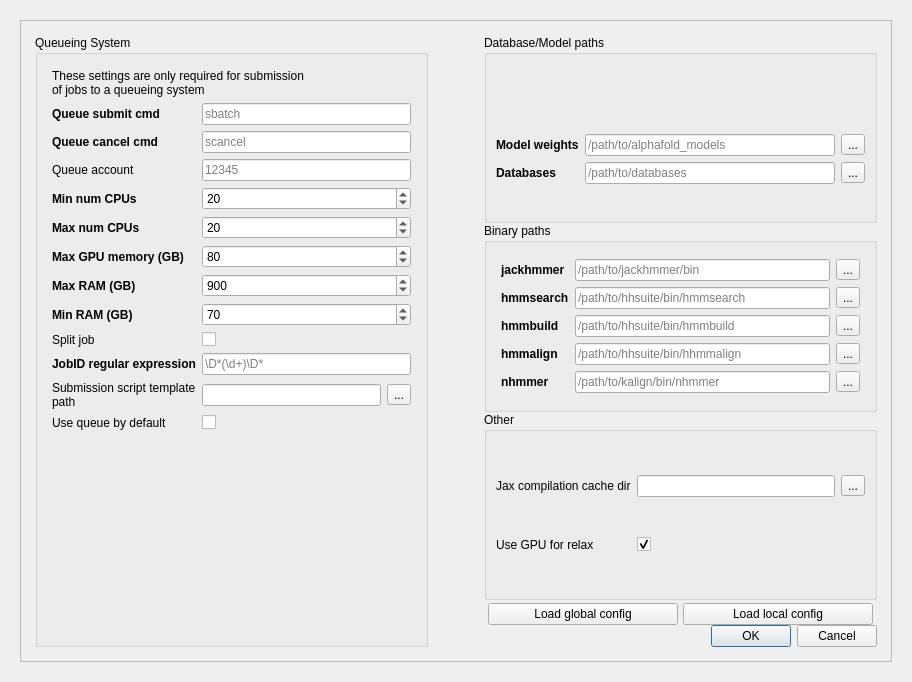
<?xml version="1.0" encoding="UTF-8"?>
<ui version="4.0">
 <class>Dialog</class>
 <widget class="QDialog" name="Dialog">
  <property name="geometry">
   <rect>
    <x>0</x>
    <y>0</y>
    <width>912</width>
    <height>682</height>
   </rect>
  </property>
  <property name="sizePolicy">
   <sizepolicy hsizetype="MinimumExpanding" vsizetype="MinimumExpanding">
    <horstretch>0</horstretch>
    <verstretch>0</verstretch>
   </sizepolicy>
  </property>
  <property name="windowTitle">
   <string>Settings</string>
  </property>
  <layout class="QVBoxLayout" name="verticalLayout_6">
   <item>
    <widget class="QWidget" name="widget" native="true">
     <layout class="QHBoxLayout" name="horizontalLayout_7">
      <item>
       <widget class="QScrollArea" name="scrollArea">
        <property name="widgetResizable">
         <bool>true</bool>
        </property>
        <widget class="QWidget" name="scrollAreaWidgetContents">
         <property name="geometry">
          <rect>
           <x>0</x>
           <y>0</y>
           <width>862</width>
           <height>632</height>
          </rect>
         </property>
         <layout class="QGridLayout" name="gridLayout_7">
          <item row="0" column="0">
           <layout class="QGridLayout" name="gridLayout" rowstretch="0" columnstretch="0,0,0">
            <property name="sizeConstraint">
             <enum>QLayout::SetDefaultConstraint</enum>
            </property>
            <property name="leftMargin">
             <number>0</number>
            </property>
            <property name="verticalSpacing">
             <number>5</number>
            </property>
            <item row="0" column="0">
             <layout class="QVBoxLayout" name="verticalLayout" stretch="0">
              <property name="spacing">
               <number>-1</number>
              </property>
              <property name="leftMargin">
               <number>5</number>
              </property>
              <property name="topMargin">
               <number>5</number>
              </property>
              <property name="rightMargin">
               <number>5</number>
              </property>
              <property name="bottomMargin">
               <number>5</number>
              </property>
              <item>
               <widget class="QGroupBox" name="groupBox">
                <property name="sizePolicy">
                 <sizepolicy hsizetype="Expanding" vsizetype="Expanding">
                  <horstretch>0</horstretch>
                  <verstretch>0</verstretch>
                 </sizepolicy>
                </property>
                <property name="title">
                 <string>Queueing System</string>
                </property>
                <layout class="QHBoxLayout" name="horizontalLayout_4">
                 <item>
                  <layout class="QVBoxLayout" name="verticalLayout_2" stretch="0,0,0">
                   <property name="spacing">
                    <number>-1</number>
                   </property>
                   <property name="leftMargin">
                    <number>5</number>
                   </property>
                   <property name="topMargin">
                    <number>5</number>
                   </property>
                   <property name="rightMargin">
                    <number>5</number>
                   </property>
                   <property name="bottomMargin">
                    <number>5</number>
                   </property>
                   <item>
                    <widget class="QLabel" name="label_16">
                     <property name="sizePolicy">
                      <sizepolicy hsizetype="Fixed" vsizetype="Fixed">
                       <horstretch>0</horstretch>
                       <verstretch>0</verstretch>
                      </sizepolicy>
                     </property>
                     <property name="text">
                      <string>These settings are only required for submission of jobs to a queueing system</string>
                     </property>
                     <property name="wordWrap">
                      <bool>true</bool>
                     </property>
                    </widget>
                   </item>
                   <item>
                    <layout class="QGridLayout" name="gridLayout_2">
                     <item row="9" column="1">
                      <widget class="QLineEdit" name="lei_settings_queue_jobid_regex">
                       <property name="toolTip">
                        <string>Regular expression to extract Job ID from batch submission command (see Documentation). Might not work with all queueing systems.</string>
                       </property>
                       <property name="statusTip">
                        <string>Regular expression to extract Job ID from batch submission command (see Documentation). Might not work with all queueing systems.</string>
                       </property>
                       <property name="placeholderText">
                        <string>\D*(\d+)\D*</string>
                       </property>
                      </widget>
                     </item>
                     <item row="7" column="1">
                      <widget class="QSpinBox" name="sbo_settings_min_ram">
                       <property name="toolTip">
                        <string>Minimum RAM to reserve. When reserved RAM is too little some MSAs can cause out-of-memory error.</string>
                       </property>
                       <property name="statusTip">
                        <string>Minimum RAM to reserve. When reserved RAM is too little (&lt; 50 GB) some MSAs can cause out-of-memory error.</string>
                       </property>
                       <property name="maximum">
                        <number>9999</number>
                       </property>
                       <property name="value">
                        <number>70</number>
                       </property>
                      </widget>
                     </item>
                     <item row="5" column="0">
                      <widget class="QLabel" name="label_7">
                       <property name="font">
                        <font>
                         <weight>75</weight>
                         <bold>true</bold>
                        </font>
                       </property>
                       <property name="toolTip">
                        <string>Maximum GPU memory available in the cluster.</string>
                       </property>
                       <property name="statusTip">
                        <string>Maximum GPU memory available in the cluster.</string>
                       </property>
                       <property name="text">
                        <string>Max GPU memory (GB)</string>
                       </property>
                      </widget>
                     </item>
                     <item row="11" column="0">
                      <widget class="QLabel" name="label">
                       <property name="toolTip">
                        <string>Activate Queue checkbox on Input Page by default.</string>
                       </property>
                       <property name="statusTip">
                        <string>Activate Queue checkbox on Input Page by default.</string>
                       </property>
                       <property name="text">
                        <string>Use queue by default</string>
                       </property>
                      </widget>
                     </item>
                     <item row="5" column="1">
                      <widget class="QSpinBox" name="sbo_settings_max_gpu_mem">
                       <property name="toolTip">
                        <string>Maximum GPU memory available in the cluster. </string>
                       </property>
                       <property name="statusTip">
                        <string>Maximum GPU memory available in the cluster.</string>
                       </property>
                       <property name="maximum">
                        <number>9999</number>
                       </property>
                       <property name="value">
                        <number>80</number>
                       </property>
                      </widget>
                     </item>
                     <item row="6" column="1">
                      <widget class="QSpinBox" name="sbo_settings_max_ram">
                       <property name="toolTip">
                        <string>Maximum RAM available in the cluster. Only relevant for unified memory or CPU jobs.</string>
                       </property>
                       <property name="statusTip">
                        <string>Maximum RAM available in the cluster. Only relevant for unified memory or CPU jobs.</string>
                       </property>
                       <property name="maximum">
                        <number>9999</number>
                       </property>
                       <property name="value">
                        <number>900</number>
                       </property>
                      </widget>
                     </item>
                     <item row="7" column="0">
                      <widget class="QLabel" name="label_3">
                       <property name="font">
                        <font>
                         <weight>75</weight>
                         <bold>true</bold>
                        </font>
                       </property>
                       <property name="toolTip">
                        <string>Minimum RAM to reserve. Some MSA might need up to 60 GB.</string>
                       </property>
                       <property name="statusTip">
                        <string>Minimum RAM to reserve. Some MSA might need up to 60 GB.</string>
                       </property>
                       <property name="text">
                        <string>Min RAM (GB)</string>
                       </property>
                      </widget>
                     </item>
                     <item row="0" column="1">
                      <widget class="QLineEdit" name="lei_settings_queue_submit">
                       <property name="toolTip">
                        <string>Command to submit batch jobs. (SLURM: sbatch; IBM LSF: bsub &lt;; UGE/SGE: qsub). </string>
                       </property>
                       <property name="statusTip">
                        <string>Command to submit batch jobs. (SLURM: sbatch; IBM LSF: bsub &lt;; UGE/SGE: qsub). </string>
                       </property>
                       <property name="placeholderText">
                        <string>sbatch</string>
                       </property>
                      </widget>
                     </item>
                     <item row="10" column="0">
                      <widget class="QLabel" name="label_15">
                       <property name="toolTip">
                        <string>&lt;html&gt;&lt;head/&gt;&lt;body&gt;&lt;p&gt;Define a custom path for the queue submission template here or place the template into the installation directory guifold/templates/ with the filename submission_script.j2&lt;/p&gt;&lt;/body&gt;&lt;/html&gt;</string>
                       </property>
                       <property name="text">
                        <string>Submission script template path</string>
                       </property>
                       <property name="wordWrap">
                        <bool>true</bool>
                       </property>
                      </widget>
                     </item>
                     <item row="8" column="0">
                      <widget class="QLabel" name="label_31">
                       <property name="toolTip">
                        <string>Split job into CPU and GPU submissions.</string>
                       </property>
                       <property name="statusTip">
                        <string>Split job into CPU and GPU submissions.</string>
                       </property>
                       <property name="text">
                        <string>Split job</string>
                       </property>
                      </widget>
                     </item>
                     <item row="1" column="0">
                      <widget class="QLabel" name="label_5">
                       <property name="font">
                        <font>
                         <weight>75</weight>
                         <bold>true</bold>
                        </font>
                       </property>
                       <property name="text">
                        <string>Queue cancel cmd</string>
                       </property>
                      </widget>
                     </item>
                     <item row="2" column="1">
                      <widget class="QLineEdit" name="lei_settings_queue_account">
                       <property name="toolTip">
                        <string>When a cluster specific account per user is required.</string>
                       </property>
                       <property name="statusTip">
                        <string>When a cluster specific account per user is required.</string>
                       </property>
                       <property name="placeholderText">
                        <string>12345</string>
                       </property>
                      </widget>
                     </item>
                     <item row="2" column="0">
                      <widget class="QLabel" name="label_27">
                       <property name="text">
                        <string>Queue account</string>
                       </property>
                      </widget>
                     </item>
                     <item row="3" column="0">
                      <widget class="QLabel" name="label_32">
                       <property name="font">
                        <font>
                         <weight>75</weight>
                         <bold>true</bold>
                        </font>
                       </property>
                       <property name="toolTip">
                        <string>&lt;html&gt;&lt;head/&gt;&lt;body&gt;&lt;p&gt;Number of CPUs is relevant for MSA generation. Some pipelines will only use up to the defined minimum number of CPUs to avoid I/O bottlenecks. &lt;/p&gt;&lt;/body&gt;&lt;/html&gt;</string>
                       </property>
                       <property name="statusTip">
                        <string>Number of CPUs is relevant for MSA generation. </string>
                       </property>
                       <property name="text">
                        <string>Min num CPUs</string>
                       </property>
                      </widget>
                     </item>
                     <item row="0" column="0">
                      <widget class="QLabel" name="label_4">
                       <property name="font">
                        <font>
                         <weight>75</weight>
                         <bold>true</bold>
                        </font>
                       </property>
                       <property name="text">
                        <string>Queue submit cmd</string>
                       </property>
                      </widget>
                     </item>
                     <item row="4" column="0">
                      <widget class="QLabel" name="label_33">
                       <property name="font">
                        <font>
                         <weight>75</weight>
                         <bold>true</bold>
                        </font>
                       </property>
                       <property name="toolTip">
                        <string>&lt;html&gt;&lt;head/&gt;&lt;body&gt;&lt;p&gt;Number of CPUs is relevant for MSA generation. &lt;/p&gt;&lt;/body&gt;&lt;/html&gt;</string>
                       </property>
                       <property name="statusTip">
                        <string>Number of CPUs is relevant for MSA generation. </string>
                       </property>
                       <property name="text">
                        <string>Max num CPUs</string>
                       </property>
                      </widget>
                     </item>
                     <item row="4" column="1">
                      <widget class="QSpinBox" name="sbo_settings_max_cpus">
                       <property name="toolTip">
                        <string>Number of CPUs is relevant for MSA generation. </string>
                       </property>
                       <property name="statusTip">
                        <string>Number of CPUs is relevant for MSA generation. </string>
                       </property>
                       <property name="maximum">
                        <number>9999</number>
                       </property>
                       <property name="value">
                        <number>20</number>
                       </property>
                      </widget>
                     </item>
                     <item row="1" column="1">
                      <widget class="QLineEdit" name="lei_settings_queue_cancel">
                       <property name="toolTip">
                        <string>Command to cancel batch jobs. (SLURM: scancel; LSF: bkill &lt;; UGE/SGE: qdel). </string>
                       </property>
                       <property name="statusTip">
                        <string>Command to cancel batch jobs. (SLURM: scancel; LSF: bkill &lt;; UGE/SGE: qdel). </string>
                       </property>
                       <property name="placeholderText">
                        <string>scancel</string>
                       </property>
                      </widget>
                     </item>
                     <item row="11" column="1">
                      <widget class="QCheckBox" name="chk_settings_queue_default">
                       <property name="toolTip">
                        <string>Activate Queue checkbox on Input Page by default.</string>
                       </property>
                       <property name="statusTip">
                        <string>Activate Queue checkbox on Input Page by default.</string>
                       </property>
                       <property name="text">
                        <string/>
                       </property>
                      </widget>
                     </item>
                     <item row="8" column="1">
                      <widget class="QCheckBox" name="chk_settings_split_job">
                       <property name="toolTip">
                        <string>Split job into CPU and GPU submissions. Requires Job ID Regular Expression to be defined. Only tested on SLURM.</string>
                       </property>
                       <property name="statusTip">
                        <string>Split job into CPU and GPU submissions. Requires JobID Regular Expression to be defined. Only tested on SLURM.</string>
                       </property>
                       <property name="text">
                        <string/>
                       </property>
                      </widget>
                     </item>
                     <item row="6" column="0">
                      <widget class="QLabel" name="label_6">
                       <property name="font">
                        <font>
                         <weight>75</weight>
                         <bold>true</bold>
                        </font>
                       </property>
                       <property name="toolTip">
                        <string>Maximum RAM available in the cluster. Only relevant for unified memory or CPU jobs.</string>
                       </property>
                       <property name="statusTip">
                        <string>Maximum RAM available in the cluster. Only relevant for unified memory or CPU jobs.</string>
                       </property>
                       <property name="text">
                        <string>Max RAM (GB)</string>
                       </property>
                      </widget>
                     </item>
                     <item row="3" column="1">
                      <widget class="QSpinBox" name="sbo_settings_min_cpus">
                       <property name="toolTip">
                        <string>Number of CPUs is relevant for MSA generation. </string>
                       </property>
                       <property name="statusTip">
                        <string>Number of CPUs is relevant for MSA generation. </string>
                       </property>
                       <property name="maximum">
                        <number>9999</number>
                       </property>
                       <property name="value">
                        <number>20</number>
                       </property>
                      </widget>
                     </item>
                     <item row="9" column="0">
                      <widget class="QLabel" name="label_28">
                       <property name="font">
                        <font>
                         <weight>75</weight>
                         <bold>true</bold>
                        </font>
                       </property>
                       <property name="toolTip">
                        <string>Python regex to extract JobID from output of queue submit command. Example regex is for SLURM sbatch.</string>
                       </property>
                       <property name="text">
                        <string>JobID regular expression</string>
                       </property>
                      </widget>
                     </item>
                     <item row="10" column="1">
                      <layout class="QHBoxLayout" name="horizontalLayout">
                       <item>
                        <widget class="QLineEdit" name="lei_settings_submission_script_template_path">
                         <property name="toolTip">
                          <string>Regular expression to extract Job ID from batch submission command (see Documentation). Might not work with all queueing systems.</string>
                         </property>
                         <property name="statusTip">
                          <string>Regular expression to extract Job ID from batch submission command (see Documentation). Might not work with all queueing systems.</string>
                         </property>
                        </widget>
                       </item>
                       <item>
                        <widget class="QToolButton" name="btn_settings_submission_script_template_path">
                         <property name="text">
                          <string>...</string>
                         </property>
                        </widget>
                       </item>
                      </layout>
                     </item>
                    </layout>
                   </item>
                   <item>
                    <spacer name="verticalSpacer">
                     <property name="orientation">
                      <enum>Qt::Vertical</enum>
                     </property>
                     <property name="sizeHint" stdset="0">
                      <size>
                       <width>20</width>
                       <height>40</height>
                      </size>
                     </property>
                    </spacer>
                   </item>
                  </layout>
                 </item>
                </layout>
               </widget>
              </item>
             </layout>
            </item>
            <item row="0" column="1">
             <spacer name="horizontalSpacer">
              <property name="orientation">
               <enum>Qt::Horizontal</enum>
              </property>
              <property name="sizeType">
               <enum>QSizePolicy::Preferred</enum>
              </property>
              <property name="sizeHint" stdset="0">
               <size>
                <width>40</width>
                <height>20</height>
               </size>
              </property>
             </spacer>
            </item>
            <item row="0" column="2">
             <layout class="QVBoxLayout" name="verticalLayout_4" stretch="0,0,0,0,0">
              <property name="sizeConstraint">
               <enum>QLayout::SetDefaultConstraint</enum>
              </property>
              <property name="leftMargin">
               <number>5</number>
              </property>
              <property name="topMargin">
               <number>5</number>
              </property>
              <property name="rightMargin">
               <number>5</number>
              </property>
              <property name="bottomMargin">
               <number>5</number>
              </property>
              <item>
               <widget class="QGroupBox" name="groupBox_4">
                <property name="sizePolicy">
                 <sizepolicy hsizetype="Expanding" vsizetype="Expanding">
                  <horstretch>0</horstretch>
                  <verstretch>0</verstretch>
                 </sizepolicy>
                </property>
                <property name="title">
                 <string>Database/Model paths</string>
                </property>
                <layout class="QHBoxLayout" name="horizontalLayout_3">
                 <item>
                  <layout class="QVBoxLayout" name="verticalLayout_5">
                   <property name="spacing">
                    <number>-1</number>
                   </property>
                   <property name="sizeConstraint">
                    <enum>QLayout::SetMinimumSize</enum>
                   </property>
                   <property name="leftMargin">
                    <number>0</number>
                   </property>
                   <property name="topMargin">
                    <number>0</number>
                   </property>
                   <property name="rightMargin">
                    <number>0</number>
                   </property>
                   <property name="bottomMargin">
                    <number>0</number>
                   </property>
                   <item>
                    <widget class="QLabel" name="label_18">
                     <property name="sizePolicy">
                      <sizepolicy hsizetype="Fixed" vsizetype="Fixed">
                       <horstretch>0</horstretch>
                       <verstretch>0</verstretch>
                      </sizepolicy>
                     </property>
                     <property name="font">
                      <font>
                       <kerning>true</kerning>
                      </font>
                     </property>
                     <property name="text">
                      <string/>
                     </property>
                     <property name="wordWrap">
                      <bool>true</bool>
                     </property>
                    </widget>
                   </item>
                   <item>
                    <layout class="QGridLayout" name="gridLayout_5">
                     <item row="1" column="1">
                      <widget class="QLineEdit" name="lei_settings_db_dir">
                       <property name="placeholderText">
                        <string>/path/to/databases</string>
                       </property>
                      </widget>
                     </item>
                     <item row="0" column="1">
                      <widget class="QLineEdit" name="lei_settings_model_dir">
                       <property name="placeholderText">
                        <string>/path/to/alphafold_models</string>
                       </property>
                      </widget>
                     </item>
                     <item row="0" column="2">
                      <widget class="QToolButton" name="btn_settings_model_dir">
                       <property name="text">
                        <string>...</string>
                       </property>
                      </widget>
                     </item>
                     <item row="1" column="0">
                      <widget class="QLabel" name="label_8">
                       <property name="font">
                        <font>
                         <weight>75</weight>
                         <italic>false</italic>
                         <bold>true</bold>
                        </font>
                       </property>
                       <property name="text">
                        <string>Databases</string>
                       </property>
                      </widget>
                     </item>
                     <item row="1" column="2">
                      <widget class="QToolButton" name="btn_settings_db_dir">
                       <property name="text">
                        <string>...</string>
                       </property>
                      </widget>
                     </item>
                     <item row="0" column="0">
                      <widget class="QLabel" name="label_41">
                       <property name="font">
                        <font>
                         <weight>75</weight>
                         <bold>true</bold>
                        </font>
                       </property>
                       <property name="text">
                        <string>Model weights</string>
                       </property>
                      </widget>
                     </item>
                    </layout>
                   </item>
                  </layout>
                 </item>
                </layout>
               </widget>
              </item>
              <item>
               <widget class="QGroupBox" name="groupBox_3">
                <property name="sizePolicy">
                 <sizepolicy hsizetype="Expanding" vsizetype="Expanding">
                  <horstretch>0</horstretch>
                  <verstretch>0</verstretch>
                 </sizepolicy>
                </property>
                <property name="title">
                 <string>Binary paths</string>
                </property>
                <layout class="QHBoxLayout" name="horizontalLayout_5">
                 <item>
                  <layout class="QVBoxLayout" name="verticalLayout_3" stretch="0">
                   <property name="spacing">
                    <number>-1</number>
                   </property>
                   <property name="sizeConstraint">
                    <enum>QLayout::SetDefaultConstraint</enum>
                   </property>
                   <property name="leftMargin">
                    <number>5</number>
                   </property>
                   <property name="topMargin">
                    <number>5</number>
                   </property>
                   <property name="rightMargin">
                    <number>5</number>
                   </property>
                   <property name="bottomMargin">
                    <number>5</number>
                   </property>
                   <item>
                    <layout class="QGridLayout" name="gridLayout_3">
                     <property name="sizeConstraint">
                      <enum>QLayout::SetDefaultConstraint</enum>
                     </property>
                     <property name="spacing">
                      <number>-1</number>
                     </property>
                     <item row="4" column="2">
                      <widget class="QToolButton" name="btn_settings_nhmmer_binary_path">
                       <property name="text">
                        <string>...</string>
                       </property>
                      </widget>
                     </item>
                     <item row="4" column="1">
                      <widget class="QLineEdit" name="lei_settings_nhmmer_binary_path">
                       <property name="placeholderText">
                        <string>/path/to/kalign/bin/nhmmer</string>
                       </property>
                      </widget>
                     </item>
                     <item row="3" column="2">
                      <widget class="QToolButton" name="btn_settings_hmmalign_binary_path">
                       <property name="text">
                        <string>...</string>
                       </property>
                      </widget>
                     </item>
                     <item row="3" column="0">
                      <widget class="QLabel" name="label_13">
                       <property name="font">
                        <font>
                         <weight>75</weight>
                         <bold>true</bold>
                        </font>
                       </property>
                       <property name="text">
                        <string>hmmalign</string>
                       </property>
                      </widget>
                     </item>
                     <item row="3" column="1">
                      <widget class="QLineEdit" name="lei_settings_hmmalign_binary_path">
                       <property name="placeholderText">
                        <string>/path/to/hhsuite/bin/hhmmalign</string>
                       </property>
                      </widget>
                     </item>
                     <item row="0" column="1">
                      <widget class="QLineEdit" name="lei_settings_jackhmmer_binary_path">
                       <property name="placeholderText">
                        <string>/path/to/jackhmmer/bin</string>
                       </property>
                      </widget>
                     </item>
                     <item row="0" column="2">
                      <widget class="QToolButton" name="btn_settings_jackhmmer_binary_path">
                       <property name="text">
                        <string>...</string>
                       </property>
                      </widget>
                     </item>
                     <item row="4" column="0">
                      <widget class="QLabel" name="label_14">
                       <property name="font">
                        <font>
                         <weight>75</weight>
                         <bold>true</bold>
                        </font>
                       </property>
                       <property name="text">
                        <string>nhmmer</string>
                       </property>
                      </widget>
                     </item>
                     <item row="0" column="0">
                      <widget class="QLabel" name="label_9">
                       <property name="font">
                        <font>
                         <weight>75</weight>
                         <bold>true</bold>
                        </font>
                       </property>
                       <property name="text">
                        <string>jackhmmer</string>
                       </property>
                      </widget>
                     </item>
                     <item row="1" column="2">
                      <widget class="QToolButton" name="btn_settings_hmmsearch_binary_path">
                       <property name="text">
                        <string>...</string>
                       </property>
                      </widget>
                     </item>
                     <item row="2" column="0">
                      <widget class="QLabel" name="label_12">
                       <property name="font">
                        <font>
                         <weight>75</weight>
                         <bold>true</bold>
                        </font>
                       </property>
                       <property name="text">
                        <string>hmmbuild</string>
                       </property>
                      </widget>
                     </item>
                     <item row="2" column="2">
                      <widget class="QToolButton" name="btn_settings_hmmbuild_binary_path">
                       <property name="text">
                        <string>...</string>
                       </property>
                      </widget>
                     </item>
                     <item row="1" column="0">
                      <widget class="QLabel" name="label_11">
                       <property name="font">
                        <font>
                         <weight>75</weight>
                         <bold>true</bold>
                        </font>
                       </property>
                       <property name="text">
                        <string>hmmsearch</string>
                       </property>
                      </widget>
                     </item>
                     <item row="1" column="1">
                      <widget class="QLineEdit" name="lei_settings_hmmsearch_binary_path">
                       <property name="placeholderText">
                        <string>/path/to/hhsuite/bin/hmmsearch</string>
                       </property>
                      </widget>
                     </item>
                     <item row="2" column="1">
                      <widget class="QLineEdit" name="lei_settings_hmmbuild_binary_path">
                       <property name="placeholderText">
                        <string>/path/to/hhsuite/bin/hmmbuild</string>
                       </property>
                      </widget>
                     </item>
                    </layout>
                   </item>
                  </layout>
                 </item>
                </layout>
               </widget>
              </item>
              <item>
               <widget class="QGroupBox" name="groupBox_2">
                <property name="sizePolicy">
                 <sizepolicy hsizetype="MinimumExpanding" vsizetype="Expanding">
                  <horstretch>0</horstretch>
                  <verstretch>0</verstretch>
                 </sizepolicy>
                </property>
                <property name="title">
                 <string>Other</string>
                </property>
                <layout class="QHBoxLayout" name="horizontalLayout_6">
                 <item>
                  <layout class="QGridLayout" name="gridLayout_6">
                   <item row="0" column="1">
                    <widget class="QLineEdit" name="lei_settings_jax_compilation_cache_dir"/>
                   </item>
                   <item row="0" column="2">
                    <widget class="QToolButton" name="btn_settings_jax_compilation_cache_dir">
                     <property name="text">
                      <string>...</string>
                     </property>
                    </widget>
                   </item>
                   <item row="1" column="1">
                    <widget class="QCheckBox" name="chk_settings_use_gpu_relax">
                     <property name="toolTip">
                      <string>Use GPU for the Amber minimization step. Significantly speeds up jobs with large sequences.</string>
                     </property>
                     <property name="statusTip">
                      <string>Use GPU for the Amber minimization step. Significantly speeds up jobs with large sequences.</string>
                     </property>
                     <property name="text">
                      <string/>
                     </property>
                     <property name="checked">
                      <bool>true</bool>
                     </property>
                    </widget>
                   </item>
                   <item row="0" column="0">
                    <widget class="QLabel" name="label_2">
                     <property name="text">
                      <string>Jax compilation cache dir</string>
                     </property>
                    </widget>
                   </item>
                   <item row="1" column="0">
                    <widget class="QLabel" name="label_47">
                     <property name="text">
                      <string>Use GPU for relax</string>
                     </property>
                    </widget>
                   </item>
                  </layout>
                 </item>
                </layout>
               </widget>
              </item>
              <item>
               <layout class="QHBoxLayout" name="horizontalLayout_2">
                <property name="spacing">
                 <number>5</number>
                </property>
                <property name="leftMargin">
                 <number>4</number>
                </property>
                <property name="topMargin">
                 <number>3</number>
                </property>
                <property name="rightMargin">
                 <number>4</number>
                </property>
                <item>
                 <widget class="QPushButton" name="btn_settings_load_global_settings">
                  <property name="sizePolicy">
                   <sizepolicy hsizetype="Minimum" vsizetype="Fixed">
                    <horstretch>0</horstretch>
                    <verstretch>0</verstretch>
                   </sizepolicy>
                  </property>
                  <property name="toolTip">
                   <string>Load settings from a global configuration file setup during installation.</string>
                  </property>
                  <property name="text">
                   <string>Load global config</string>
                  </property>
                 </widget>
                </item>
                <item>
                 <widget class="QPushButton" name="btn_settings_load_local_settings">
                  <property name="toolTip">
                   <string>Load settings from a custom configuration file.</string>
                  </property>
                  <property name="text">
                   <string>Load local config</string>
                  </property>
                 </widget>
                </item>
               </layout>
              </item>
              <item>
               <widget class="QDialogButtonBox" name="btn_settings_button_box">
                <property name="standardButtons">
                 <set>QDialogButtonBox::Cancel|QDialogButtonBox::Ok</set>
                </property>
               </widget>
              </item>
             </layout>
            </item>
           </layout>
          </item>
         </layout>
        </widget>
       </widget>
      </item>
     </layout>
    </widget>
   </item>
  </layout>
 </widget>
 <resources/>
 <connections/>
</ui>
